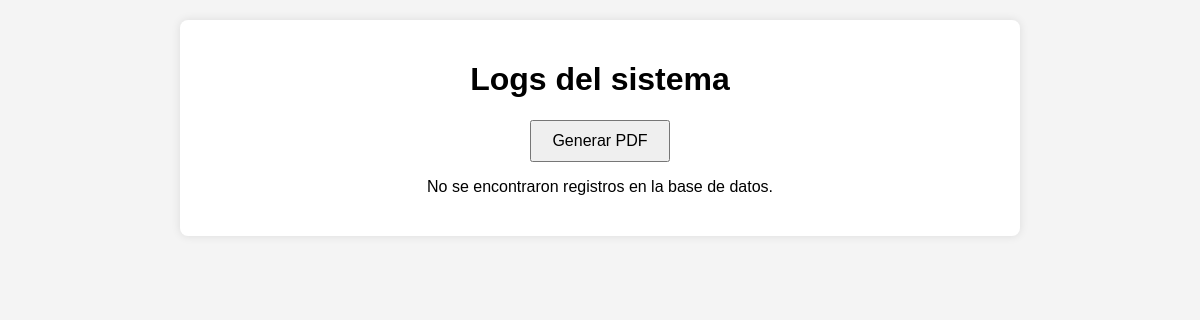
/vistas/ver_logs.php, run on an earlier commit of the app's database.
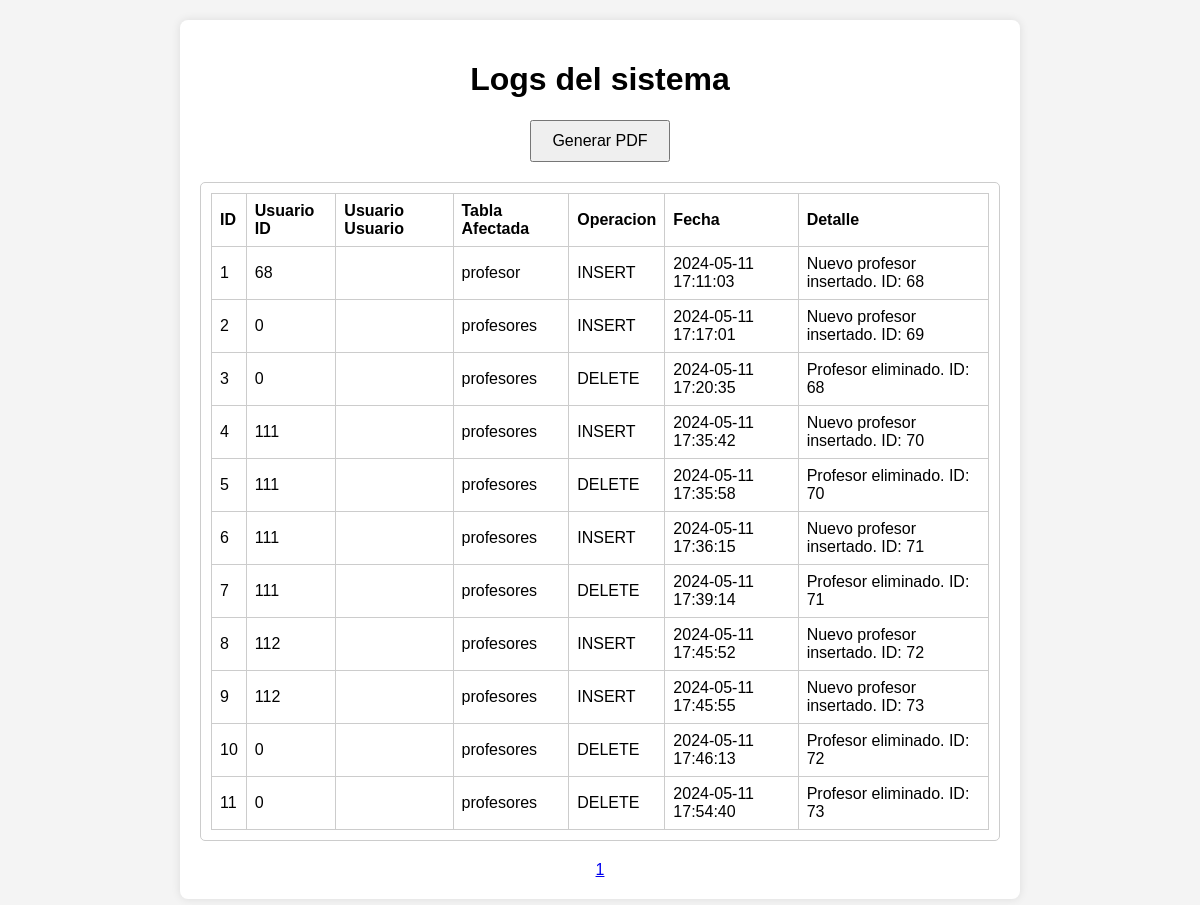
And on a later commit of the database.
### tables this page shows
CREATE TABLE `auditoria` (
  `id` int(11) NOT NULL AUTO_INCREMENT,
  `usuario_id` int(11) DEFAULT NULL,
  `usuario_usuario` varchar(20) DEFAULT NULL,
  `tabla_afectada` varchar(255) DEFAULT NULL,
  `operacion` varchar(50) DEFAULT NULL,
  `fecha` timestamp NOT NULL DEFAULT current_timestamp(),
  `detalle` text DEFAULT NULL,
  PRIMARY KEY (`id`)
);

### vistas/ver_logs.php (the view, shortened to what this page needs)
<!DOCTYPE html>
<html lang="es">
<head>
</head>
<body>
    <div class="container">
        <h1 class="title has-text-centered">Logs del sistema</h1>
        <div class="button-container">
            <form action="generar_pdf.php" method="post">
                <button type="submit" name="generate_pdf" class="button is-link is-rounded is-small">Generar PDF</button>
            </form>
        </div>
        <?php
        function mostrarLogsDesdeBD($pagina, $registrosPorPagina) {
            $hostname = 'localhost';
            $username = 'root';
            $password = '';
            $database = 'pdo';
            $conn = new mysqli($hostname, $username, $password, $database);
            $offset = ($pagina - 1) * $registrosPorPagina;
            $sql = "SELECT * FROM auditoria LIMIT $offset, $registrosPorPagina";
            $result = $conn->query($sql);
            if ($result->num_rows > 0) {
                echo '<div class="log-container">';
                echo '<table>';
                echo '<tr><th>ID</th><th>Usuario ID</th><th>Usuario Usuario</th><th>Tabla Afectada</th><th>Operacion</th><th>Fecha</th><th>Detalle</th></tr>';
                while ($row = $result->fetch_assoc()) {
                    echo '<tr>';
                    echo '<td>' . htmlspecialchars($row['id']) . '</td>';
                    echo '<td>' . htmlspecialchars($row['usuario_id']) . '</td>';
                    echo '<td>' . htmlspecialchars($row['usuario_usuario']) . '</td>';
                    echo '<td>' . htmlspecialchars($row['tabla_afectada']) . '</td>';
                    echo '<td>' . htmlspecialchars($row['operacion']) . '</td>';
                    echo '<td>' . htmlspecialchars($row['fecha']) . '</td>';
                    echo '<td>' . htmlspecialchars($row['detalle']) . '</td>';
                    echo '</tr>';
                }
                echo '</table>';
                echo '</div>';
            } else {
                echo '<p>No se encontraron registros en la base de datos.</p>';
            }
        }
        function obtenerTotalRegistros() {
            $hostname = 'localhost';
            $username = 'root';
            $password = '';
            $database = 'pdo';
            $conn = new mysqli($hostname, $username, $password, $database);
            $sql = "SELECT COUNT(*) AS total FROM auditoria";
            $result = $conn->query($sql);
            $total = 0;
            if ($result->num_rows > 0) {
                $row = $result->fetch_assoc();
                $total = $row['total'];
            }
            return $total;
        }
        $pagina = isset($_GET['pagina']) ? (int)$_GET['pagina'] : 1;
        $registrosPorPagina = 12;
        $totalRegistros = obtenerTotalRegistros();
        $Npaginas = ceil($totalRegistros / $registrosPorPagina);
        $url = 'index.php?vista=ver_logs&pagina=';
        $botones = 5;
        mostrarLogsDesdeBD($pagina, $registrosPorPagina);
        echo '<div class="button-container">';
        for ($i = max(1, $pagina - $botones); $i <= min($pagina + $botones, $Npaginas); $i++) {
            echo '<a href="' . $url . $i . '" class="button">' . $i . '</a>';
        }
        echo '</div>';
        ?>
    </div>
</body>
</html>

### vistas/ver_logs.php (style rules this page uses)
body { font-family: Arial, sans-serif; margin: 0; padding: 0; background-color: #F4F4F4; text-align: center; }
h1 { text-align: center; }
.container { max-width: 800px; margin: 20px auto; padding: 20px; background-color: #FFFFFF; border-radius: 8px; box-shadow: 0 0 10px rgba(0, 0, 0, 0.1); }
.log-container { padding: 10px; border: 1px solid #ccc; border-radius: 5px; overflow: auto; margin-top: 20px; }
table { width: 100%; border-collapse: collapse; }
table, th, td { border: 1px solid #ccc; }
th, td { padding: 8px; text-align: left; }
.button-container { text-align: center; margin-top: 20px; }
.button { padding: 10px 20px; font-size: 16px; }

What changed in the data, as far as the page shows it:
added auditoria: id "1", usuario "68", tabla_afectada "profesor", operacion "INSERT", fecha "2024-05-11 17:11:03", detalle "Nuevo profesor insertado. ID: 68"
added auditoria: id "2", usuario "0", tabla_afectada "profesores", operacion "INSERT", fecha "2024-05-11 17:17:01", detalle "Nuevo profesor insertado. ID: 69"
added auditoria: id "3", usuario "0", tabla_afectada "profesores", operacion "DELETE", fecha "2024-05-11 17:20:35", detalle "Profesor eliminado. ID: 68"
added auditoria: id "4", usuario "111", tabla_afectada "profesores", operacion "INSERT", fecha "2024-05-11 17:35:42", detalle "Nuevo profesor insertado. ID: 70"
added auditoria: id "5", usuario "111", tabla_afectada "profesores", operacion "DELETE", fecha "2024-05-11 17:35:58", detalle "Profesor eliminado. ID: 70"
added auditoria: id "6", usuario "111", tabla_afectada "profesores", operacion "INSERT", fecha "2024-05-11 17:36:15", detalle "Nuevo profesor insertado. ID: 71"
added auditoria: id "7", usuario "111", tabla_afectada "profesores", operacion "DELETE", fecha "2024-05-11 17:39:14", detalle "Profesor eliminado. ID: 71"
added auditoria: id "8", usuario "112", tabla_afectada "profesores", operacion "INSERT", fecha "2024-05-11 17:45:52", detalle "Nuevo profesor insertado. ID: 72"
added auditoria: id "9", usuario "112", tabla_afectada "profesores", operacion "INSERT", fecha "2024-05-11 17:45:55", detalle "Nuevo profesor insertado. ID: 73"
added auditoria: id "10", usuario "0", tabla_afectada "profesores", operacion "DELETE", fecha "2024-05-11 17:46:13", detalle "Profesor eliminado. ID: 72"
added auditoria: id "11", usuario "0", tabla_afectada "profesores", operacion "DELETE", fecha "2024-05-11 17:54:40", detalle "Profesor eliminado. ID: 73"
Also different on the page:
text no longer shown: "No se encontraron registros en la base de datos."
text now shown: "ID Usuario ID Usuario Usuario Tabla Afectada Operacion Fecha Detalle"
new list line: "1"
